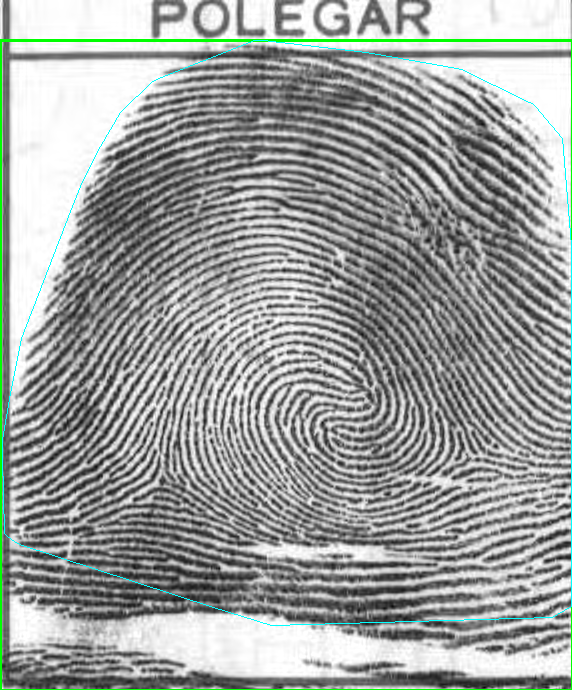
#> input picture vis/90120130740101.bmp, 572 x 690 px; its folder holds only this picture in this run
$ python IsThere1digital.py vis
#> lines starting #> are read from the running program, lines starting #| are printed output that depends on the picture; after the words box and inside, x2 and y2 are one past the last pixel; in counts of white or black regions, pixels touching at a corner belong together
### filter.py
#!/usr/bin/env python3
"""
Aplica o filtro remove_lines_keep_fingerprints a todas as imagens de um diretório.
"""

import os
import cv2
import numpy as np

def remove_lines_keep_fingerprints(image_path):
    """Remove linhas verticais/horizontais mantendo as cristas das digitais."""
#> called with image_path = 'vis/90120130740101.bmp'
    img = cv2.imread(image_path)
#> img is the input picture: shape (690, 572, 3); mean B, G, R 157, 159.5, 155.8
    gray = cv2.cvtColor(img, cv2.COLOR_BGR2GRAY)

    # Binarização adaptativa
    thresh = cv2.adaptiveThreshold(
        gray, 255,
        cv2.ADAPTIVE_THRESH_GAUSSIAN_C,
        cv2.THRESH_BINARY_INV,
        21, 9
    )
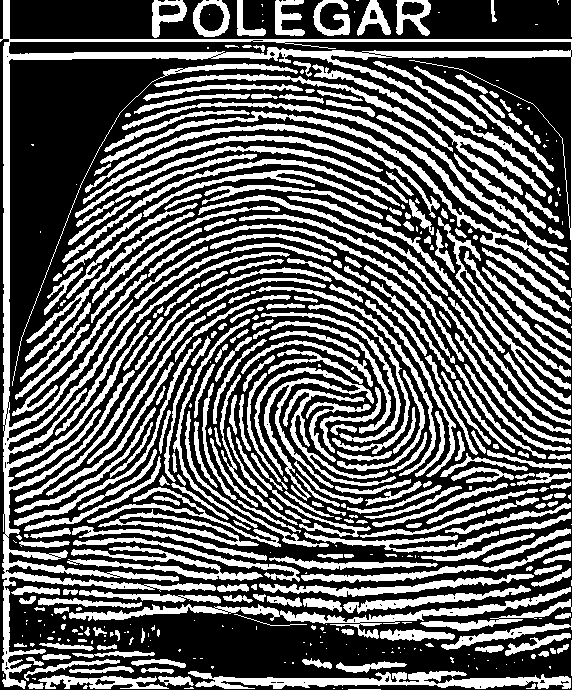
#> thresh: shape (690, 572); 38.2% white; 444 white regions (150 under 20 px), largest, box (x1, y1, x2, y2) and area: (0, 0, 572, 689) 19308, (69, 587, 571, 639) 3477, (188, 671, 571, 689) 3363

    # Kernels para linhas
    vertical_kernel = cv2.getStructuringElement(cv2.MORPH_RECT, (1, 25))
    horizontal_kernel = cv2.getStructuringElement(cv2.MORPH_RECT, (25, 1))

    # Detecta e combina linhas
    vertical_lines = cv2.morphologyEx(thresh, cv2.MORPH_OPEN, vertical_kernel)
#> vertical_lines: shape (690, 572); 1.7% white; 42 white regions (2 under 20 px), largest, box (x1, y1, x2, y2) and area: (3, 0, 10, 578) 3281, (3, 580, 9, 673) 419, (571, 57, 572, 288) 231
    horizontal_lines = cv2.morphologyEx(thresh, cv2.MORPH_OPEN, horizontal_kernel)
#> horizontal_lines: shape (690, 572); 8.4% white; 174 white regions, largest, box (x1, y1, x2, y2) and area: (209, 678, 571, 686) 1907, (267, 50, 571, 58) 1760, (3, 52, 279, 60) 1703
    all_lines = cv2.bitwise_or(vertical_lines, horizontal_lines)
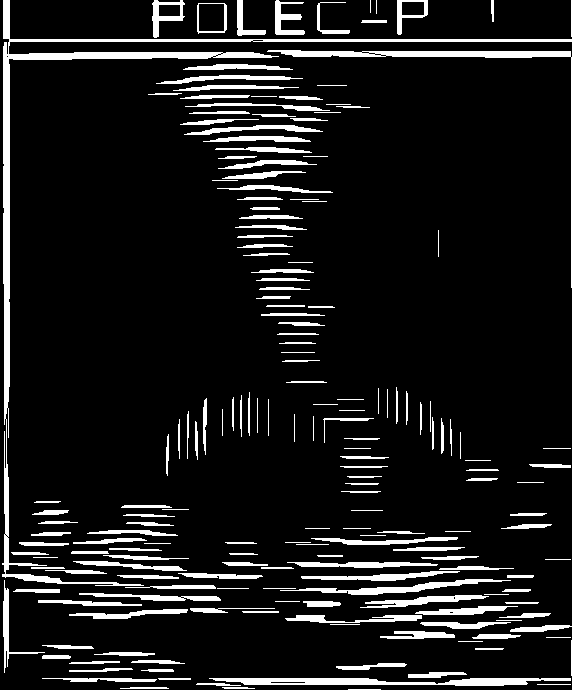
#> all_lines: shape (690, 572); 10% white; 194 white regions (2 under 20 px), largest, box (x1, y1, x2, y2) and area: (2, 0, 572, 586) 7211, (267, 50, 572, 288) 1991, (209, 678, 571, 686) 1907

    # Remove linhas da máscara e limpa ruídos
    fingerprints_only = cv2.bitwise_and(thresh, cv2.bitwise_not(all_lines))
#> fingerprints_only: shape (690, 572); 28.2% white; 1592 white regions (993 under 20 px), largest, box (x1, y1, x2, y2) and area: (307, 121, 571, 297) 2254, (438, 217, 571, 405) 2179, (312, 64, 546, 197) 2153
    kernel_small = cv2.getStructuringElement(cv2.MORPH_ELLIPSE, (3, 3))
    cleaned = cv2.morphologyEx(fingerprints_only, cv2.MORPH_OPEN, kernel_small)
#> cleaned: shape (690, 572); 24.2% white; 703 white regions (227 under 20 px), largest, box (x1, y1, x2, y2) and area: (312, 64, 546, 197) 2126, (321, 57, 554, 189) 1409, (15, 281, 261, 502) 1397

    # Dilata para realçar cristas
    kernel_dilate = cv2.getStructuringElement(cv2.MORPH_ELLIPSE, (5, 5))
    filtered = cv2.dilate(cleaned, kernel_dilate, iterations=1)
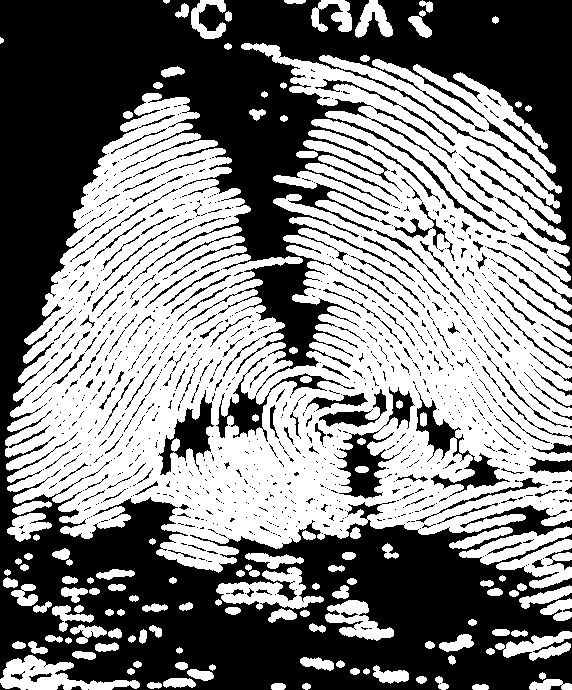
#> filtered: shape (690, 572); 51% white; 1005 black regions (821 under 20 px), largest, box (x1, y1, x2, y2) and area: (0, 0, 572, 690) 168885, (334, 387, 415, 499) 2283, (416, 392, 510, 497) 1975
    return filtered

# [20 lines left out: function main, not called in this run]

# [2 lines that do not run on import are left out]

### IsThere1digital.py
#!/usr/bin/env python3
#python IsThere1digital.py input/bmp     --csv single.csv   --vis_out vis      --crop_out crops
"""
Batch fingerprint single‑presence detector (com visualização) + crop.
Novas funções:
* Salva bbox principal (digital central) no CSV.
* Salva recorte dessa bbox em `--crop_out`.
Mantido fluxo original; apenas adições.
python .\IsThere1digital.py input/bmp --csv single.csv --vis_out
vis --crop_out crops
"""
import os
import csv
import argparse
import cv2
import numpy as np
from PIL import Image, PngImagePlugin
from filter import remove_lines_keep_fingerprints

# ------------------------------------------------------------
# Helpers
# ------------------------------------------------------------

def write_metadata(path: str, single: bool) -> None:
    """Grava True/False no metadado da imagem (PNG ou JPEG)."""
    try:
        img = Image.open(path)
        tag = 'SingleFingerprint'
        val = 'True' if single else 'False'
        if img.format == 'PNG':
            meta = PngImagePlugin.PngInfo()
            for k, v in img.info.items():
                meta.add_text(k, str(v))
            meta.add_text(tag, val)
            img.save(path, pnginfo=meta)
        elif img.format in ('JPEG', 'JPG'):
            info = img.info or {}
            info[tag] = val
            img.save(path, 'JPEG', **info)
    except Exception:
        pass

# ------------------------------------------------------------
# Core analysis
# ------------------------------------------------------------

def analyze_and_mark(mask: np.ndarray,
                     orig_bgr: np.ndarray,
                     min_area_ratio: float = 0.02,
                     solidity_thresh: float = 0.85,
                     overlap_thresh: float = 0.5):
    """Retorna (single, n_groups, solidity, vis, bbox_main, crop_img)."""
#> called with min_area_ratio = 0.02, solidity_thresh = 0.85, overlap_thresh = 0.5
    h, w = mask.shape
    img_area = h * w

    # fecha + dilata
    k = cv2.getStructuringElement(cv2.MORPH_ELLIPSE, (7, 7))
    closed = cv2.morphologyEx(mask, cv2.MORPH_CLOSE, k)
#> closed: shape (690, 572); 59.2% white; 56 black regions (1 under 20 px), largest, box (x1, y1, x2, y2) and area: (0, 0, 572, 690) 146317, (254, 262, 331, 366) 3980, (345, 434, 382, 498) 1399
    dilated = cv2.dilate(closed, k, iterations=1)
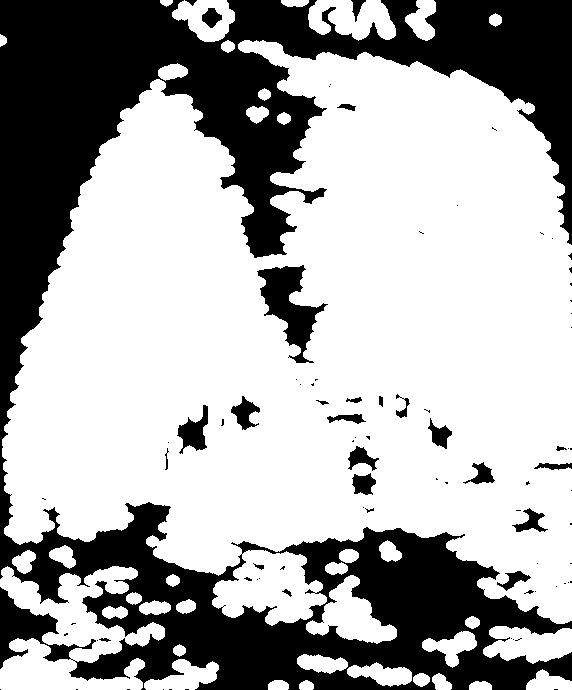
#> dilated: shape (690, 572); 66.7% white; 84 black regions (58 under 20 px)

    # componentes conectados
    n_lbl, _, stats, _ = cv2.connectedComponentsWithStats(dilated)
#> n_lbl = 39; stats = 39 rows, first 6: [0, 0, 572, 690, 131242], [160, 0, 13, 7, 65], [172, 0, 63, 42, 1570], [281, 0, 28, 7, 167], [308, 0, 88, 41, 2473], [405, 0, 31, 41, 792]
    big_idx = [i for i in range(1, n_lbl) if stats[i, cv2.CC_STAT_AREA] >= min_area_ratio * img_area]
#> big_idx = [9, 19]

    # caixas
    boxes = [[stats[i,0], stats[i,0]+stats[i,2], stats[i,1], stats[i,1]+stats[i,3]] for i in big_idx]
#> boxes = [[2, 572, 40, 626], [0, 165, 566, 690]]

    # agrupar por sobreposição horizontal
    groups: list[list[list[int]]] = []
    for bx in boxes:
        for g in groups:
            gx1, gx2 = g[0][0], g[0][1]
            x1, x2   = bx[0], bx[1]
            inter = max(0, min(gx2, x2) - max(gx1, x1))
            min_w = min(gx2-gx1, x2-x1)
            if min_w and inter >= overlap_thresh * min_w:
                g.append(bx)
                break
        else:
            groups.append([bx])
#> this loop made 2 passes
#> after the loop, g = [[2, 572, 40, 626], [0, 165, 566, 690]]; groups = [[[2, 572, 40, 626], [0, 165, 566, 690]]]

    merged = []
    for g in groups:
        xs1 = [b[0] for b in g]; xs2 = [b[1] for b in g]
        ys1 = [b[2] for b in g]; ys2 = [b[3] for b in g]
        merged.append([min(xs1), max(xs2), min(ys1), max(ys2)])
#> this loop made 1 pass
#> (g, xs1, xs2, ys1, ys2) on pass 1: ([[2, 572, 40, 626], [0, 165, 566, 690]], [2, 0], [572, 165], [40, 566], [626, 690])
#> after the loop, merged = [[0, 572, 40, 690]]

    # bbox principal = maior área
    if merged:
        areas = [(b[1]-b[0])*(b[3]-b[2]) for b in merged]
#> areas = [371800]
        main_idx = int(np.argmax(areas))
#> main_idx = 0
        bbox_main = merged[main_idx]
#> bbox_main = [0, 572, 40, 690]
        x1,x2,y1,y2 = bbox_main
#> x1 = 0; x2 = 572; y1 = 40; y2 = 690
        crop = orig_bgr[y1:y2, x1:x2].copy()
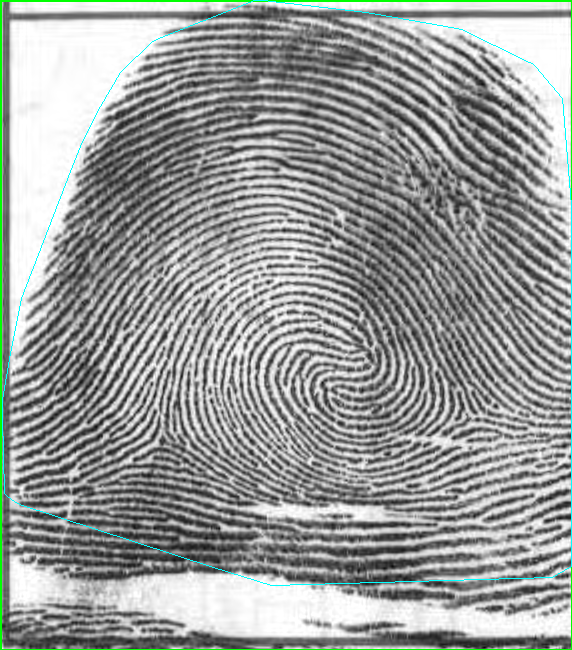
#> crop: shape (650, 572, 3); mean B, G, R 153.5, 155.8, 152.2
    else:
        bbox_main = [0,0,0,0]
        crop = None

    # visual
    vis = orig_bgr.copy()
    palette = [(0,255,0),(0,0,255),(255,0,0),(0,255,255),(255,255,0)]
    for gi,b in enumerate(merged):
        cv2.rectangle(vis,(b[0],b[2]),(b[1],b[3]),palette[gi%len(palette)],2)
#> this loop made 1 pass
#> (gi, b) on pass 1: (0, [0, 572, 40, 690])
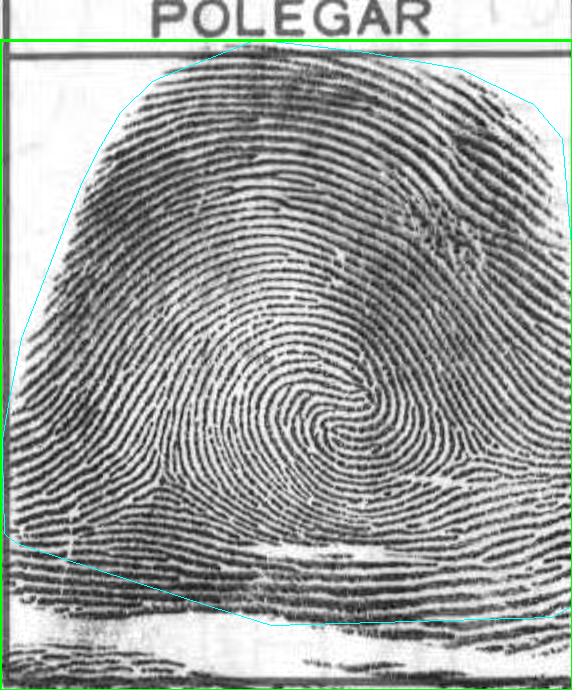
#> vis: shape (690, 572, 3); 0.1% of pixels changed, all inside (x1, y1, x2, y2) = (251, 40, 572, 607)

    # solidity
    solidity=0.0
    cnts,_ = cv2.findContours(dilated,cv2.RETR_EXTERNAL,cv2.CHAIN_APPROX_SIMPLE)
#> cnts = 38 contours; largest, box (x1, y1, x2, y2) and area: (2, 40, 572, 626) 238342, (0, 566, 165, 690) 9746, (306, 575, 397, 644) 2713, (308, 0, 396, 41) 2312, (483, 626, 572, 664) 2254
    if cnts:
        cnt=max(cnts,key=cv2.contourArea)
#> cnt = contour of 2006 points, box (x1, y1, x2, y2) (2, 40, 572, 626), area 238342
        area=cv2.contourArea(cnt)
#> area = 238341.5
        hull=cv2.convexHull(cnt)
#> hull = contour of 35 points, box (x1, y1, x2, y2) (2, 40, 572, 626), area 283452
        solidity = area / (cv2.contourArea(hull) or 1)
#> solidity = 0.841
        cv2.drawContours(vis,[hull],-1,(255,255,0),1)
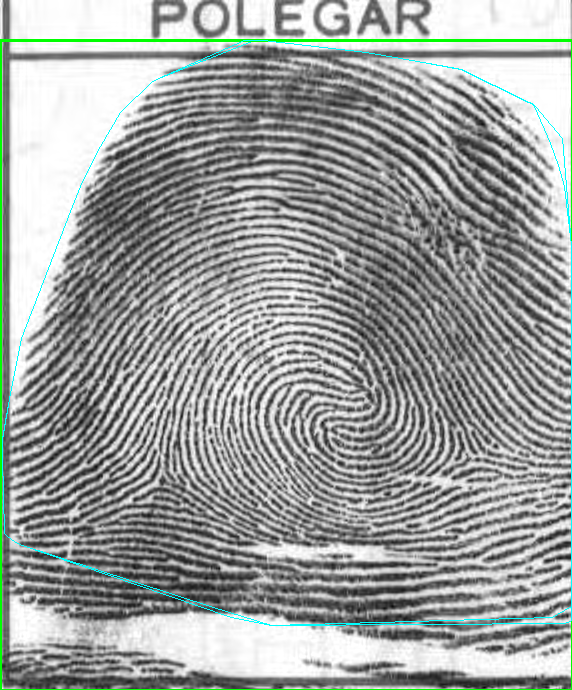
#> vis: shape (690, 572, 3); 0.29% of pixels changed, all inside (x1, y1, x2, y2) = (2, 40, 572, 626)

    single = (len(merged)==1 and solidity>=solidity_thresh)
#> single = False
    return single, len(merged), solidity, vis, bbox_main, crop

# ------------------------------------------------------------
# Directory loop + CSV
# ------------------------------------------------------------

def process_dir(inp: str,
                csv_path: str,
                vis_dir: str,
                crop_dir: str,
                min_area_ratio: float,
                solidity_thresh: float,
                overlap_thresh: float):
    os.makedirs(vis_dir, exist_ok=True)
    os.makedirs(crop_dir, exist_ok=True)
    rows = []
    exts = ('.png','.jpg','.jpeg','.bmp','.tif','.tiff')

    for fname in sorted(os.listdir(inp)):
        if not fname.lower().endswith(exts):
            continue
        fpath = os.path.join(inp, fname)
        mask = remove_lines_keep_fingerprints(fpath)
        orig = cv2.imread(fpath)
        if mask is None or orig is None:
            print(f"[WARN] falha ao ler {fname}")
            continue

        single, grp, sol, vis, bbox, crop = analyze_and_mark(
            mask, orig,
            min_area_ratio=min_area_ratio,
            solidity_thresh=solidity_thresh,
            overlap_thresh=overlap_thresh
        )
#> single = False; grp = 1; sol = 0.841; bbox = [0, 572, 40, 690]

        rows.append({
            'filename': fname,
            'single': single,
            #'groups': grp,
            #solidity': round(sol,3),
            'bbox_x1': bbox[0], 'bbox_x2': bbox[1],
            'bbox_y1': bbox[2], 'bbox_y2': bbox[3]
        })

        write_metadata(fpath, single)
#> in write_metadata, `val = 'True' if single else 'False'`: val = 'False'
        cv2.imwrite(os.path.join(vis_dir, fname), vis)
        if crop is not None and crop.size:
            crop_path = os.path.join(crop_dir, fname)

            # converte BGR → RGB e grava com 500 dpi
            pil_crop = Image.fromarray(cv2.cvtColor(crop, cv2.COLOR_BGR2RGB))
            pil_crop.save(crop_path, dpi=(500, 500))

        print(f"{fname}: {'1 dedo' if single else 'multi'} (grp={grp}, sol={sol:.2f})")
#| 90120130740101.bmp: multi (grp=1, sol=0.84)

    if rows:
        os.makedirs(os.path.dirname(csv_path) or '.', exist_ok=True)
        with open(csv_path,'w',newline='',encoding='utf-8') as f:
            w=csv.DictWriter(f,fieldnames=rows[0].keys()); w.writeheader(); w.writerows(rows)
        print(f"CSV salvo em {csv_path}")

# ------------------------------------------------------------
# CLI
# ------------------------------------------------------------

def main():
    ap = argparse.ArgumentParser(description='Detectar digital única + visual')
    ap.add_argument('input_dir')
    ap.add_argument('--csv', default='single.csv')
    ap.add_argument('--vis_out', default='vis')
    ap.add_argument('--crop_out', default='crops')
    ap.add_argument('--min_area_ratio', type=float, default=0.02)
    ap.add_argument('--solidity', type=float, default=0.85)
    ap.add_argument('--overlap_thresh', type=float, default=0.5)
    args=ap.parse_args()

    process_dir(
        inp=args.input_dir,
        csv_path=args.csv,
        vis_dir=args.vis_out,
        crop_dir=args.crop_out,
        min_area_ratio=args.min_area_ratio,
        solidity_thresh=args.solidity,
        overlap_thresh=args.overlap_thresh
    )

if __name__=='__main__':
    main()

$ run again, on vis/90120130740105.bmp
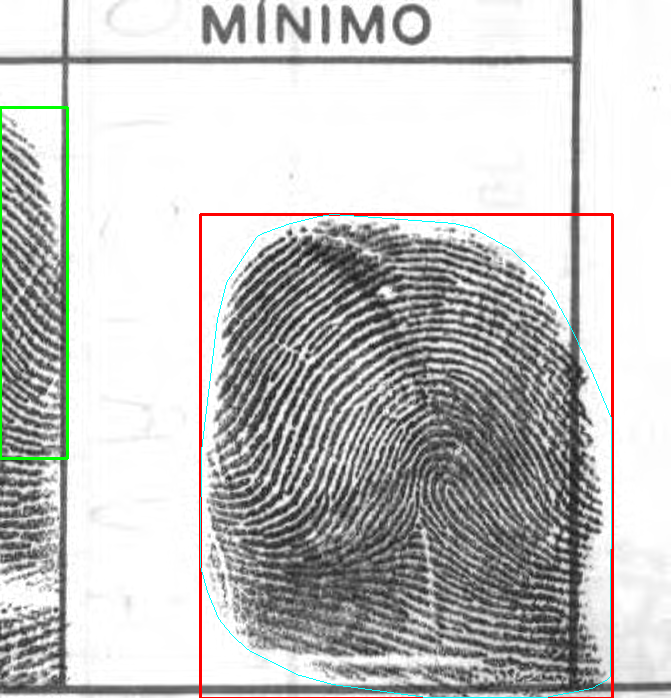
#> input picture vis/90120130740105.bmp, 671 x 698 px
#> in remove_lines_keep_fingerprints, img is the input picture: shape (698, 671, 3); mean B, G, R 194, 195.2, 195.4
#> in remove_lines_keep_fingerprints, `thresh = cv2.adaptiveThreshold( gray, 255, cv2.ADAPTIVE_THRESH_GAUSSIA..`:
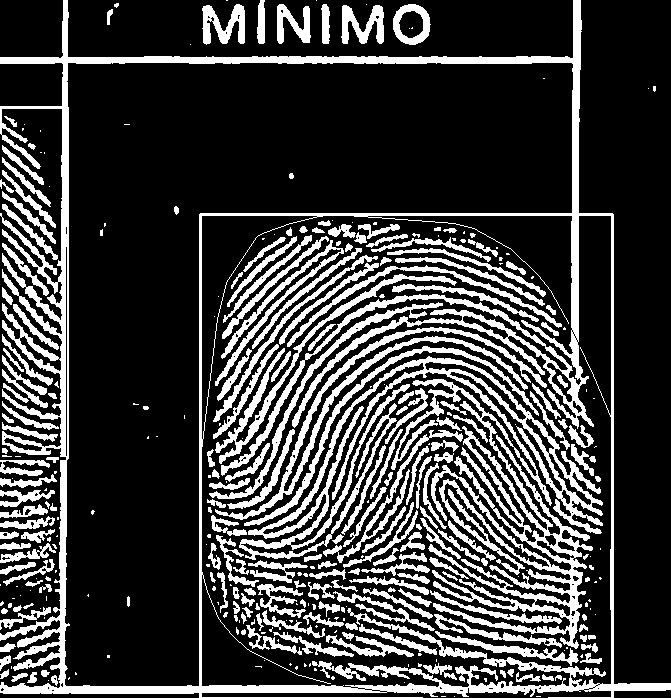
#> thresh: shape (698, 671); 24.2% white; 349 white regions (148 under 20 px), largest, box (x1, y1, x2, y2) and area: (0, 0, 671, 698) 35370, (239, 356, 603, 649) 21247, (215, 327, 547, 520) 3994
#> vertical_lines: shape (698, 671); 2.7% white; 27 white regions, largest, box (x1, y1, x2, y2) and area: (60, 0, 69, 694) 4338, (571, 0, 581, 380) 2732, (610, 213, 614, 698) 1515
#> horizontal_lines: shape (698, 671); 3.4% white; 85 white regions (2 under 20 px), largest, box (x1, y1, x2, y2) and area: (0, 683, 671, 694) 4398, (0, 56, 581, 64) 3739, (199, 213, 614, 216) 1243
#> all_lines: shape (698, 671); 6% white; 92 white regions (2 under 20 px), largest, box (x1, y1, x2, y2) and area: (0, 0, 671, 698) 19945, (552, 558, 586, 647) 332, (396, 8, 427, 41) 298
#> fingerprints_only: shape (698, 671); 18.2% white; 917 white regions (540 under 20 px), largest, box (x1, y1, x2, y2) and area: (391, 372, 593, 565) 5870, (215, 333, 420, 520) 2669, (435, 465, 571, 578) 2179
#> cleaned: shape (698, 671); 16.2% white; 641 white regions (206 under 20 px), largest, box (x1, y1, x2, y2) and area: (229, 333, 415, 520) 2572, (229, 308, 408, 497) 1495, (461, 426, 551, 536) 1408
#> filtered: shape (698, 671); 34.2% white; 50 white regions, largest, box (x1, y1, x2, y2) and area: (204, 218, 608, 689) 125750, (0, 114, 64, 456) 15766, (0, 599, 62, 690) 4056
#> closed: shape (698, 671); 38.2% white; 20 white regions, largest, box (x1, y1, x2, y2) and area: (204, 218, 608, 698) 146558, (0, 114, 64, 595) 22982, (0, 599, 72, 690) 4891
#> dilated: shape (698, 671); 42.3% white; 16 white regions
#> n_lbl = 17; stats = 17 rows, first 6: [0, 0, 671, 698, 270197], [102, 0, 22, 30, 414], [202, 0, 43, 49, 1618], [276, 0, 33, 46, 774], [343, 0, 41, 49, 1280], [388, 0, 48, 50, 1564]
#> big_idx = [7, 10]
#> boxes = [[0, 67, 111, 598], [201, 611, 215, 698]]
#> the loop in analyze_and_mark, `for bx in boxes:` made 2 passes
#> after the loop in analyze_and_mark, `for bx in boxes:`: g = [[0, 67, 111, 598]]; groups = [[[0, 67, 111, 598]], [[201, 611, 215, 698]]]
#> the loop in analyze_and_mark, `for g in groups:` made 2 passes
#> after the loop in analyze_and_mark, `for g in groups:`: merged = [[0, 67, 111, 598], [201, 611, 215, 698]]
#> areas = [32629, 198030]
#> main_idx = 1
#> bbox_main = [201, 611, 215, 698]
#> x1 = 201; x2 = 611; y1 = 215; y2 = 698
#> the loop in analyze_and_mark, `for gi,b in enumerate(merged):` made 2 passes
#> (gi, b) on passes 1 to 2: (0, [0, 67, 111, 598]), (1, [201, 611, 215, 698])
#> cnts = 16 contours; largest, box (x1, y1, x2, y2) and area: (201, 215, 611, 698) 160156, (0, 111, 67, 598) 26508, (0, 596, 75, 693) 5650, (388, 0, 436, 50) 1736, (202, 0, 245, 49) 1533
#> cnt = contour of 1401 points, box (x1, y1, x2, y2) (201, 215, 611, 698), area 160156
#> area = 160156
#> hull = contour of 44 points, box (x1, y1, x2, y2) (201, 215, 611, 698), area 171419
#> solidity = 0.934
#> in analyze_and_mark, `cv2.drawContours(vis,[hull],-1,(255,255,0),1)`:
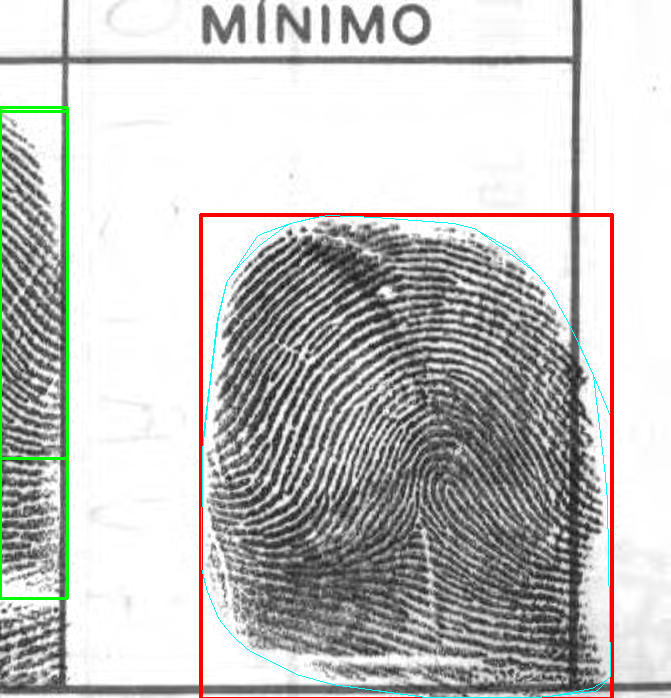
#> vis: shape (698, 671, 3); mean B, G, R 192.7, 194.5, 194.8
#> in analyze_and_mark, `single = (len(merged)==1 and solidity>=solidity_thresh)`: single = False
#> in process_dir, `single, grp, sol, vis, bbox, crop = analyze_and_mark( mask, orig, min_..`: grp = 2; sol = 0.934; bbox = [201, 611, 215, 698]
#> img: PIL image 671x698 RGB
#> val = 'False'
#| 90120130740105.bmp: multi (grp=2, sol=0.93)
